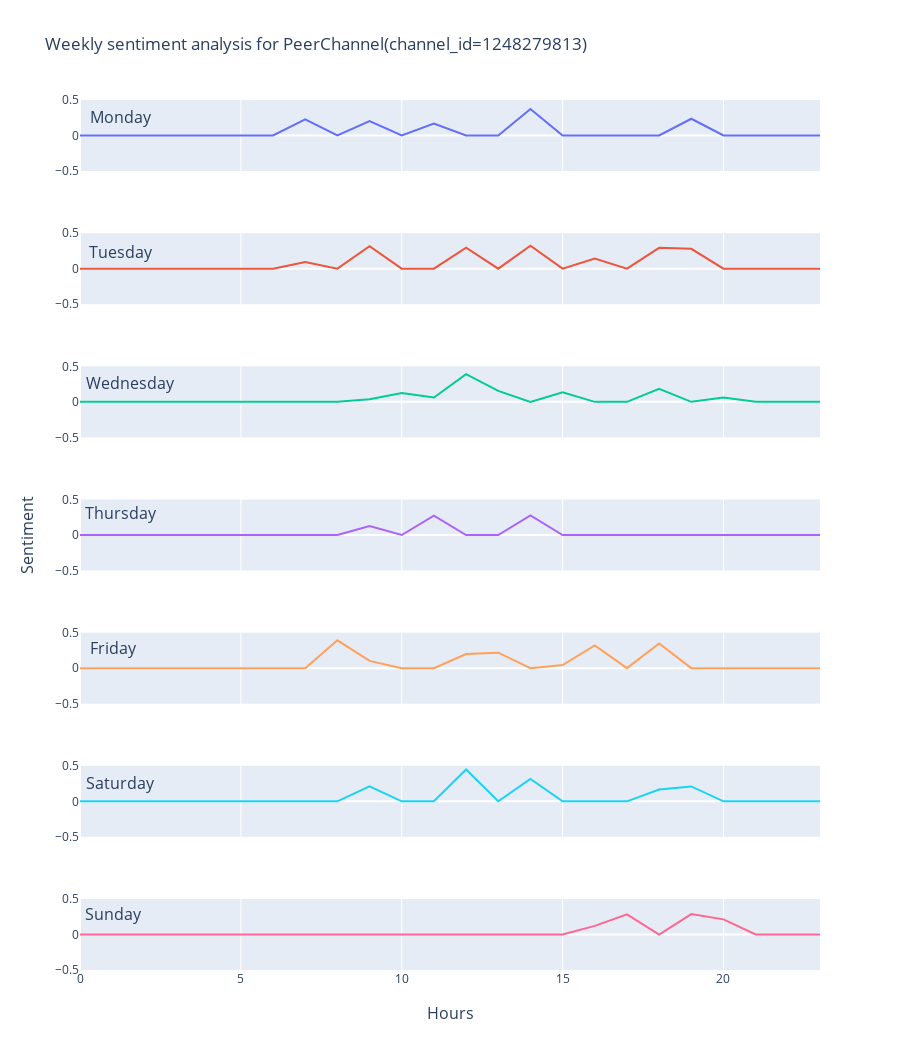

The cell this chart's notebook holds for it:
### Code cell
def visualize_user_sentiment(sentiment_data, user_id):
    """
    Visualize sentiment data for a specific user
    in a timeline (linear graph), starting at 00:00 on Monday,
    finishing at 23:59 on Sunday    """

    user_sent_data = sentiment_data[sentiment_data['from_id'] == "PeerChannel(channel_id=1248279813)"]

    fig = make_subplots(rows=7, cols=1,
                   subplot_titles=("Monday", "Tuesday", "Wednesday", "Thursday",
                                   "Friday", "Saturday", "Sunday"),
                   shared_yaxes=True,
                   shared_xaxes=True,
                   x_title="Hours",
                   y_title="Sentiment",
                   horizontal_spacing=0.005,

                    )



    fig.update_layout(title_text=f"Weekly sentiment analysis for PeerChannel(channel_id=1248279813)", height=1050, showlegend=False)
    for day_of_week in range(1, 8):
        day_of_week_data = user_sent_data.query(f'day_of_week == {day_of_week}')
        hourly_data = dict(zip(day_of_week_data.hour_of_day, day_of_week_data.avg_subdialog_sentiment))
        hourly_data_dict = {hour : 0 for hour in range(24)}
        hourly_data_dict.update(hourly_data)

        fig.add_scatter(x=list(hourly_data_dict.keys()),
                        y=list(hourly_data_dict.values()),
                        name=get_week_day_from_number(day_of_week),
                        row=day_of_week, col=1,
                       )

        fig.update_yaxes(range=[-0.5, 0.5], row=day_of_week, col=1)

    fig.layout.annotations[0].update(x=0.055, y=0.965)
    fig.layout.annotations[1].update(x=0.055, y=0.81)
    fig.layout.annotations[2].update(x=0.068, y=0.66)
    fig.layout.annotations[3].update(x=0.055, y=0.51)
    fig.layout.annotations[4].update(x=0.045, y=0.355)
    fig.layout.annotations[5].update(x=0.055, y=0.2)
    fig.layout.annotations[6].update(x=0.045, y=0.05)


    fig.show()


visualize_user_sentiment(final_sentiment_data, USER_ID)

### Figure 1 — Plotly figure (JSON) as saved in the notebook; plotly's stock layout.template omitted (floating-point values rounded to 4 significant figures)
{"data": [{"name": "Monday", "type": "scatter", "x": [0, 1, 2, 3, 4, 5, 6, 7, 8, 9, 10, 11, 12, 13, 14, 15, 16, 17, 18, 19, 20, 21, 22, 23], "xaxis": "x", "y": [0, 0, 0, 0, 0, 0, 0, 0.227, 0, 0.203, 0, 0.168, 0, 0, 0.372, 0, 0, 0, 0, 0.236, 0, 0, 0, 0], "yaxis": "y"}, {"name": "Tuesday", "type": "scatter", "x": [0, 1, 2, 3, 4, 5, 6, 7, 8, 9, 10, 11, 12, 13, 14, 15, 16, 17, 18, 19, 20, 21, 22, 23], "xaxis": "x2", "y": [0, 0, 0, 0, 0, 0, 0, 0.095, 0, 0.315, 0, 0, 0.295, 0, 0.323, 0, 0.141, 0, 0.294, 0.279, 0, 0, 0, 0], "yaxis": "y2"}, {"name": "Wednesday", "type": "scatter", "x": [0, 1, 2, 3, 4, 5, 6, 7, 8, 9, 10, 11, 12, 13, 14, 15, 16, 17, 18, 19, 20, 21, 22, 23], "xaxis": "x3", "y": [0, 0, 0, 0, 0, 0, 0, 0, 0, 0.036, 0.125, 0.06, 0.389, 0.154, 0, 0.136, 0, 0, 0.183, 0, 0.062, 0, 0, 0], "yaxis": "y3"}, {"name": "Thursday", "type": "scatter", "x": [0, 1, 2, 3, 4, 5, 6, 7, 8, 9, 10, 11, 12, 13, 14, 15, 16, 17, 18, 19, 20, 21, 22, 23], "xaxis": "x4", "y": [0, 0, 0, 0, 0, 0, 0, 0, 0, 0.127, 0, 0.271, 0, 0, 0.276, 0, -0.004, 0, 0, 0, 0, 0, 0, 0], "yaxis": "y4"}, {"name": "Friday", "type": "scatter", "x": [0, 1, 2, 3, 4, 5, 6, 7, 8, 9, 10, 11, 12, 13, 14, 15, 16, 17, 18, 19, 20, 21, 22, 23], "xaxis": "x5", "y": [0, 0, 0, 0, 0, 0, 0, 0, 0.392, 0.102, 0, 0, 0.198, 0.218, 0, 0.043, 0.319, 0, 0.348, 0, 0, 0, 0, 0], "yaxis": "y5"}, {"name": "Saturday", "type": "scatter", "x": [0, 1, 2, 3, 4, 5, 6, 7, 8, 9, 10, 11, 12, 13, 14, 15, 16, 17, 18, 19, 20, 21, 22, 23], "xaxis": "x6", "y": [0, 0, 0, 0, 0, 0, 0, 0, 0, 0.212, 0, 0, 0.448, 0, 0.314, 0, 0, 0, 0.166, 0.21, 0, 0, 0, 0], "yaxis": "y6"}, {"name": "Sunday", "type": "scatter", "x": [0, 1, 2, 3, 4, 5, 6, 7, 8, 9, 10, 11, 12, 13, 14, 15, 16, 17, 18, 19, 20, 21, 22, 23], "xaxis": "x7", "y": [0, 0, 0, 0, 0, 0, 0, 0, 0, 0, 0, 0, 0, 0, 0, 0, 0.121, 0.284, 0, 0.287, 0.213, 0, 0, 0], "yaxis": "y7"}], "layout": {"annotations": [{"font": {"size": 16}, "showarrow": false, "text": "Monday", "x": 0.055, "xanchor": "center", "xref": "paper", "y": 0.965, "yanchor": "bottom", "yref": "paper"}, {"font": {"size": 16}, "showarrow": false, "text": "Tuesday", "x": 0.055, "xanchor": "center", "xref": "paper", "y": 0.81, "yanchor": "bottom", "yref": "paper"}, {"font": {"size": 16}, "showarrow": false, "text": "Wednesday", "x": 0.068, "xanchor": "center", "xref": "paper", "y": 0.66, "yanchor": "bottom", "yref": "paper"}, {"font": {"size": 16}, "showarrow": false, "text": "Thursday", "x": 0.055, "xanchor": "center", "xref": "paper", "y": 0.51, "yanchor": "bottom", "yref": "paper"}, {"font": {"size": 16}, "showarrow": false, "text": "Friday", "x": 0.045, "xanchor": "center", "xref": "paper", "y": 0.355, "yanchor": "bottom", "yref": "paper"}, {"font": {"size": 16}, "showarrow": false, "text": "Saturday", "x": 0.055, "xanchor": "center", "xref": "paper", "y": 0.2, "yanchor": "bottom", "yref": "paper"}, {"font": {"size": 16}, "showarrow": false, "text": "Sunday", "x": 0.045, "xanchor": "center", "xref": "paper", "y": 0.05, "yanchor": "bottom", "yref": "paper"}, {"font": {"size": 16}, "showarrow": false, "text": "Hours", "x": 0.5, "xanchor": "center", "xref": "paper", "y": 0, "yanchor": "top", "yref": "paper", "yshift": -30}, {"font": {"size": 16}, "showarrow": false, "text": "Sentiment", "textangle": -90, "x": 0, "xanchor": "right", "xref": "paper", "xshift": -40, "y": 0.5, "yanchor": "middle", "yref": "paper"}], "height": 1050, "showlegend": false, "title": {"text": "Weekly sentiment analysis for PeerChannel(channel_id=1248279813)"}, "xaxis": {"anchor": "y", "domain": [0, 1], "matches": "x7", "showticklabels": false}, "xaxis2": {"anchor": "y2", "domain": [0, 1], "matches": "x7", "showticklabels": false}, "xaxis3": {"anchor": "y3", "domain": [0, 1], "matches": "x7", "showticklabels": false}, "xaxis4": {"anchor": "y4", "domain": [0, 1], "matches": "x7", "showticklabels": false}, "xaxis5": {"anchor": "y5", "domain": [0, 1], "matches": "x7", "showticklabels": false}, "xaxis6": {"anchor": "y6", "domain": [0, 1], "matches": "x7", "showticklabels": false}, "xaxis7": {"anchor": "y7", "domain": [0, 1]}, "yaxis": {"anchor": "x", "domain": [0.9184, 1.0], "range": [-0.5, 0.5]}, "yaxis2": {"anchor": "x2", "domain": [0.7653, 0.8469], "range": [-0.5, 0.5]}, "yaxis3": {"anchor": "x3", "domain": [0.6122, 0.6939], "range": [-0.5, 0.5]}, "yaxis4": {"anchor": "x4", "domain": [0.4592, 0.5408], "range": [-0.5, 0.5]}, "yaxis5": {"anchor": "x5", "domain": [0.3061, 0.3878], "range": [-0.5, 0.5]}, "yaxis6": {"anchor": "x6", "domain": [0.1531, 0.2347], "range": [-0.5, 0.5]}, "yaxis7": {"anchor": "x7", "domain": [0, 0.08163], "range": [-0.5, 0.5]}}}
